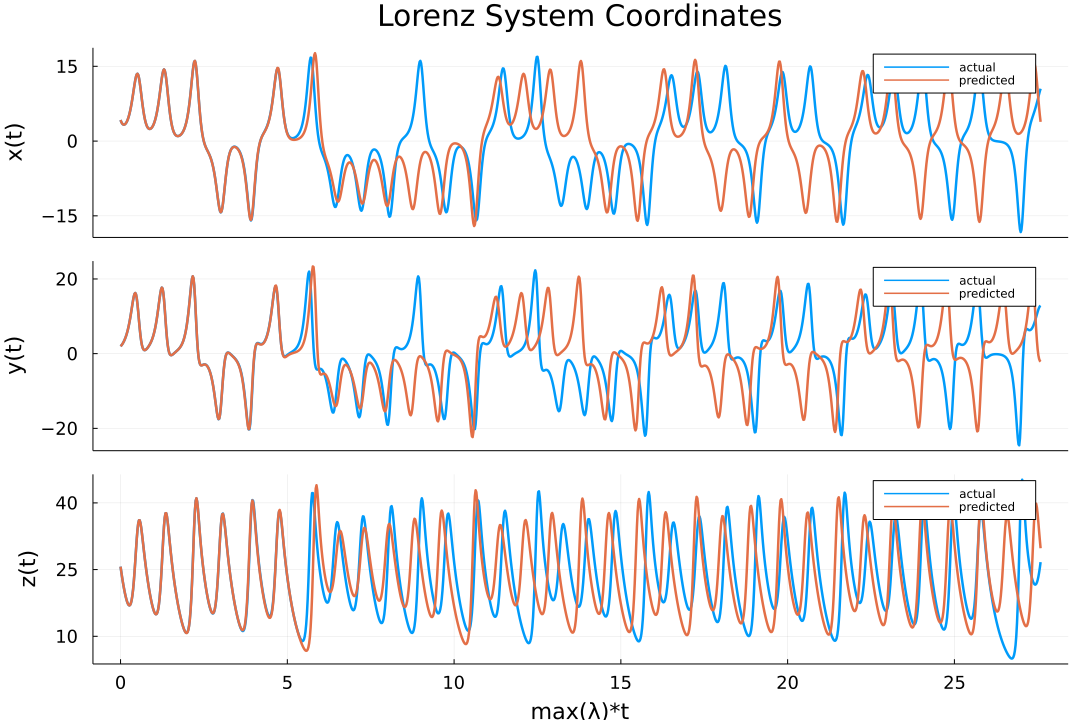

Generate this figure with Julia:
using Plots, OrdinaryDiffEq, ReservoirComputing, Random
using Plots.PlotMeasures


Random.seed!(4242)
#define lorenz system
function lorenz!(du,u,p,t)
    du[1] = 10.0*(u[2]-u[1])
    du[2] = u[1]*(28.0-u[3]) - u[2]
    du[3] = u[1]*u[2] - (8/3)*u[3]
end
#solve and take data
prob = ODEProblem(lorenz!, [1.0,0.0,0.0], (0.0,200.0))
data = solve(prob, ABM54(), dt=0.02)

shift = 300
train_len = 5000
predict_len = 1250
input_data = data[:, shift:shift+train_len-1]
target_data = data[:, shift+1:shift+train_len]
test_data = data[:,shift+train_len+1:shift+train_len+predict_len]

esn = ESN(input_data; 
    variation = Default(),
    reservoir_init = RandSparseReservoir(300, radius=1.2, sparsity=6/300),
    input_init = WeightedLayer(),
    reservoir_driver = RNN(),
    nla_type = NLADefault(),
    states_type = StandardStates())

training_method = StandardRidge(0.0) 
output_layer = train(esn, target_data, training_method)

output = esn(Generative(predict_len), output_layer)

ts = 0.0:0.02:200.0
lorenz_maxlyap = 0.9056
predict_ts = ts[shift+train_len+1:shift+train_len+predict_len]
lyap_time = (predict_ts .- predict_ts[1])*(1/lorenz_maxlyap)

p1 = plot(lyap_time, [test_data[1,:] output[1,:]], label = ["actual" "predicted"], 
    ylabel = "x(t)", linewidth=2.5, xticks=false, yticks = -15:15:15);
p2 = plot(lyap_time, [test_data[2,:] output[2,:]], label = ["actual" "predicted"], 
    ylabel = "y(t)", linewidth=2.5, xticks=false, yticks = -20:20:20);
p3 = plot(lyap_time, [test_data[3,:] output[3,:]], label = ["actual" "predicted"], 
    ylabel = "z(t)", linewidth=2.5, xlabel = "max(λ)*t", yticks = 10:15:40);


plot(p1, p2, p3, size=(1080, 720), plot_title = "Lorenz System Coordinates", 
    layout=(3,1), xtickfontsize = 12, ytickfontsize = 12, xguidefontsize=15, yguidefontsize=15,
    legendfontsize=12, titlefontsize=20, left_margin=4mm)
savefig("lorenz_basic.png")
